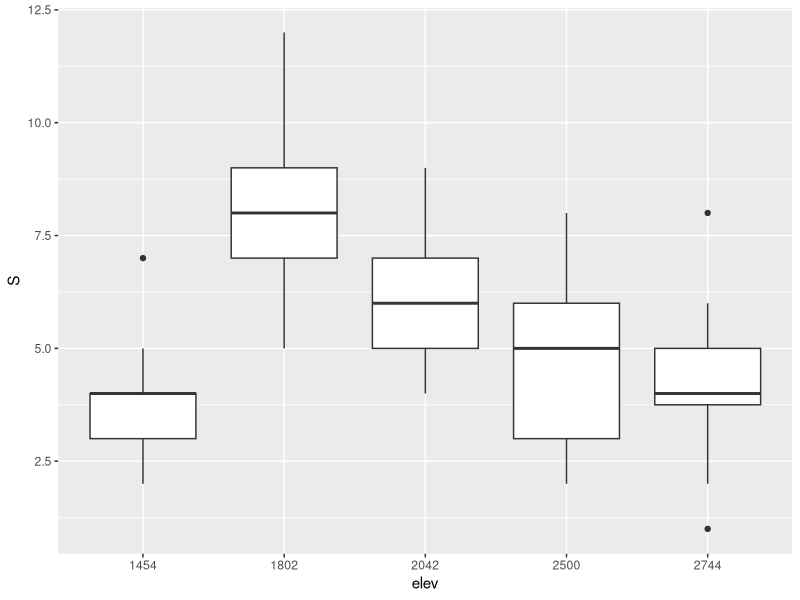
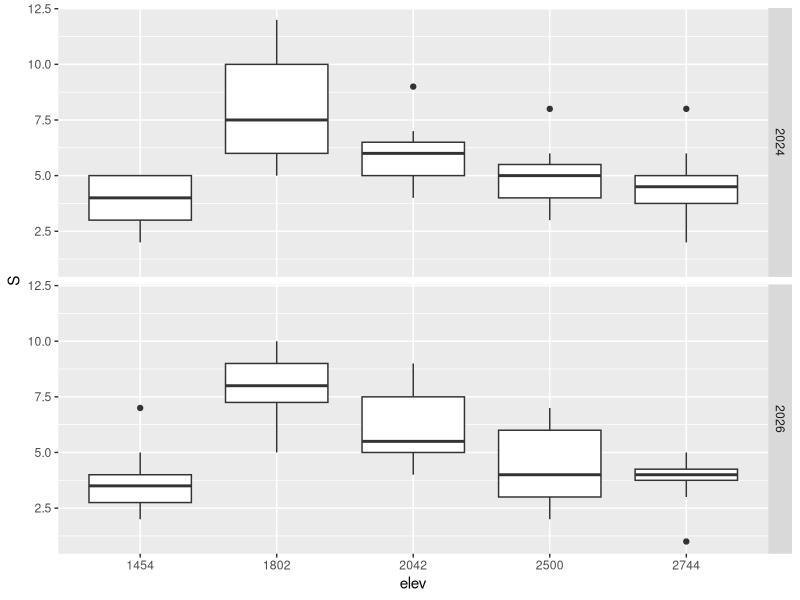
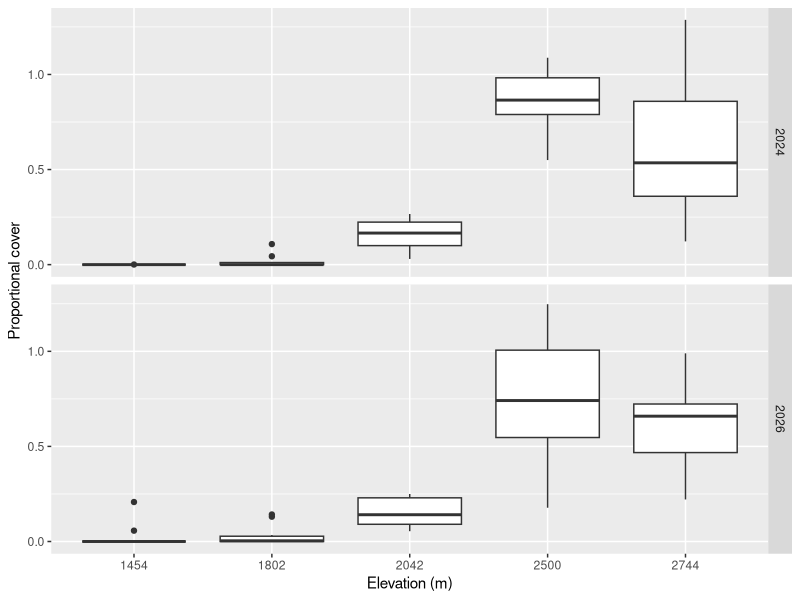
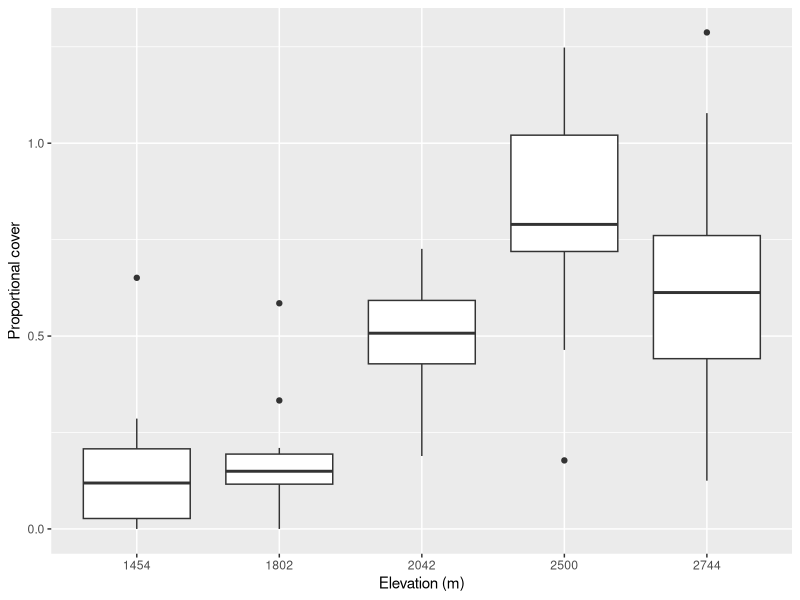
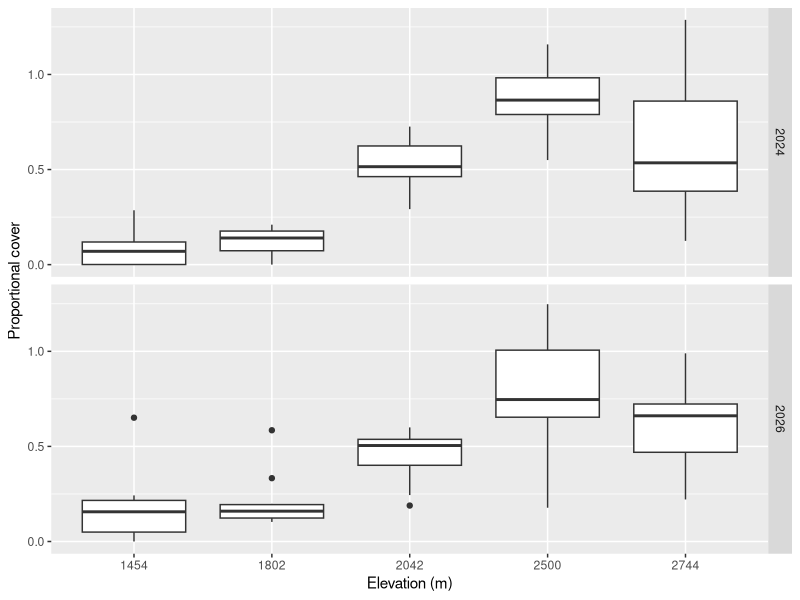
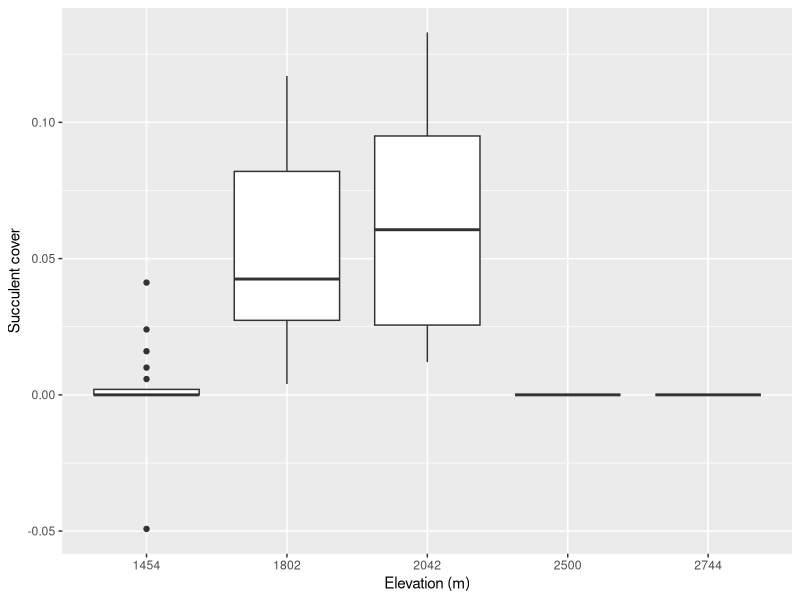
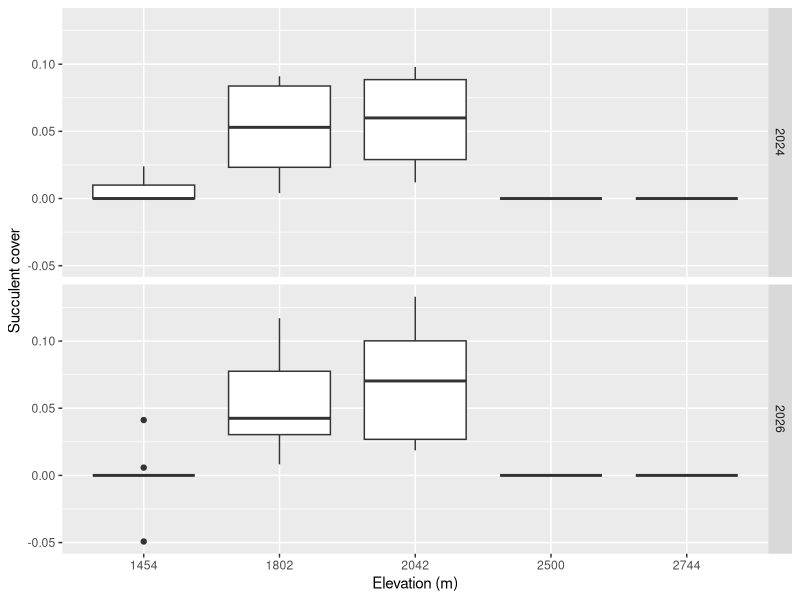
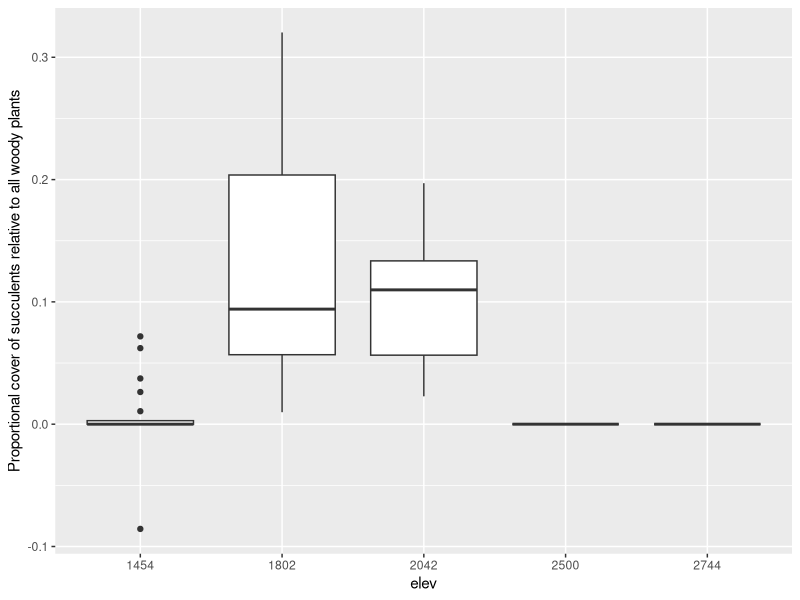

These figures' R source, in order:
# 2024-11-01 Code for summarizing and analyzing woody plant community data
# collected by BIOL 3404 class in the Sacramento Mountains of New Mexico on
# September 28 and 29, 2024.

# edited 2026-10-14 and added 2026 data (Collected October 3-4th 2026).

library(dplyr)
library(ggplot2)
library(stringr)
library(readr)

## Read transects
transects_2024 <- read_csv("./data/sacramentos/transects_2024.csv")
transects_2026 <- read_csv("./data/sacramentos/transects_2026.csv")
transects_2024$year <- 2024
transects_2026$year <- 2026
transects_2024$transect <- as.character(transects_2024$transect)
transects_2026$transect <- as.character(transects_2026$transect)

transects <- bind_rows(transects_2024, transects_2026)

# create unique transect ids (within sites) by concatenating `group` to
# original transect number
transects$transect <- paste(transects$group, transects$transect, sep="")

## Create  `unique.transect` column into globally unique ids. This is necessary for later
## expand.grid and gives us a single column that uniquely identifies a
## transect. If we did not do this, we would need two columns, "site" and
## "transect" to identify a given transect. Also calculate the distance each
## plant covers for every entry

transects <- transects %>% mutate(site_transect_year = paste(site, transect, year, sep="."),
                                  dist = stop-start)

## distances should all be positive.
any(transects$dist <0)
transects[which(transects$dist <0),]

## DWS: In 2026, several groups have start values larger than stop values. We
## should check those as they could be mistyped data entry errors. For now,
## I'll assume that they simply switched the values and I'll take absolute
## value for now:

## Now just get the cover by species. We don't need the raw start/stop points.
## Note that each transect was 50 m long, so the proportional cover of any
## group (species, family, growth form, etc) is just the sum of the distances
## in that transect divided by 50. We can summarize by species now and then sum
## across other categories later.
cover <- group_by(transects, site_transect_year, spcode) %>% summarize(cover = sum(dist)/50)


## This data is not complete because there are missing implied zeros!
## Correctly, every species in the whole data set should have a value for every
## transect. If a species did not occur there, it should be zero cover but
## inthe current data, a missing species is not included. We must add in zeroes
## for missing species. This is a common question that comes up in data
## cleaning: are missing values truly missing or do they imply a zero? In this
## case, they logically imply zero.

# Use expand.grid to get all possible combinations of transect and species ids
all.transects.species <- expand.grid(site_transect_year = unique(cover$site_transect_year),
                                     spcode=unique(cover$spcode))

cover <- full_join(cover, all.transects.species)
## same as:
# merge(cover, all.transects.species, all=TRUE)

## ("joins" are the dplyr way, merge is base R)

## The above join/merge inserted NA for missing combinations of species and
## transects. NA should really be zero (missing species means zero cover)
cover$cover[is.na(cover$cover)] <- 0
## again, one could use mutate and case_when() for the above line.

## This data is not tidy: "site" is not its own column but is embedded in the
## site_transect ids. We did that to simplify the expand grid operation above.
## Now we must grab `site` as its own column because we will need it for
## analyses:
cover <- mutate(cover, site = str_split_fixed(site_transect_year, "\\.", n=3)[,1],
                transect = str_split_fixed(site_transect_year, "\\.", n=3)[,2],
                year = str_split_fixed(site_transect_year, "\\.", n=3)[,3])

## Read the species list. This gives us more info on each species. We can merge
## this with the transect data by 'spcode'. Here we give read.csv an explicit
## NA string for character vectors --- otherwise empty fields would be
## considered the "" string.
species <- read.csv("./data/sacramentos/species.csv", na.strings = "")

# This includes "defense" as a trait with values U, L or A. Let's get a binary
# version of the trait as well:
species <- mutate(species, armed = defense %in% c("L", "A"))


## DWS: let's make sure all of our species codes are in the species.csv data:

tspecies <- unique(transects$spcode)
length(tspecies)
# 54
sspecies <- species$spcode
length(sspecies)

unmatched <- tspecies[! tspecies %in% sspecies]
unmatched

## [1] "(heliantas)"            "(asteraceae)"           "(unknown-fabaceae)"    
## [4] "(jjaunk)"               "(2unknown-scrub-shrub)"

# Whose are these? Why are they still not in the species file? The team that
# named these needs to rpovide the data still.

length(unmatched)
# 5
## Still 5 "species" that we need to figure out and either give them each a
## correct code or provide a lowercase name and description
filter(transects, spcode %in% unmatched)


unused <- sspecies[! (sspecies %in% tspecies)]
unused

# Merge species info with transect data. Use merge() function and remember that
# we want all rows from the transects data frame in the result. We don't need
# unmatched rows in species as the file contains the full species list over
# several years and some species were not found in 2011.
cover <- left_join(cover, species)

# Read in elevations of each site and merge with cover data
sites <- read.csv("./data/sacramentos/sites.csv")

## Although elevation is numeric, it is really a categorical variable with six
## values. Let's ensure that ggplot will treat it as a categorical variable.
sites$elev <- as.factor(as.character(sites$elev))

# might be useful in transects data too:
transects <- transects %>% left_join(sites)

# Check:
unique(transects$site)

## alternatively, we could use readr::read_csv with a column type
## specification.
# sites <- read_csv(
#    "./data/sacramentos/sites.csv",
#    col_types = list(col_character(), col_factor())
# )

## Since we used the first method, we need to get the order of the factor
## right. We lucked out here given the order encountered is correct. But if the
## data changes this could be messed up. For now it is ok. Let's proive that
## the factor levels are ordered by elevation:

## > sites$elev
## [1] 1454 1802 2042 2500 2744
## Levels: 1454 1802 2042 2500 2744

## Good.

cover <- left_join(cover, sites)

# 'cover' is the tidy dataframe (tibble) for all further use. We can delete the
# intermediate objects to keep our environment cleaner (but I wont for now).
# rm(all.transects.species, sites, species, transects)

###############################################################################
## For some plots, we will want total woody cover (for example, to graph
## proportional cover of armed plants relative to total cover)
total_cover <- group_by(cover, elev, transect, year) %>%
  summarize(total_cover = sum(cover))

###############################################################################
## Some quick and dirty example analyses and figures
###############################################################################

## Richness by transect then by site:
richness <- filter(cover, cover > 0) %>% group_by(elev, transect, year) %>% summarize(S = n())

richness_plot <- ggplot(richness, aes(elev, S)) + geom_boxplot()
richness_plot
# by year:
richness_plot + facet_grid(year ~ .)


mrich_by_site <- group_by(richness, elev, year) %>% summarize(mS = mean(S))
mrich_by_site

# total richness by site
rich_by_site <-  filter(cover, cover > 0) %>% group_by(elev, year) %>%
  summarize(S = length(unique(spcode)))
rich_by_site



## Summarize proportional cover by transect and by growth form
by_elev_gf <- group_by(cover, elev, year, transect, growth_form)
gf.cover <- summarize(by_elev_gf, pcover = sum(cover))

## Just pull out trees
trees <- subset(gf.cover, growth_form=="tree")
## Note that testing equality is "==". "=" is used only in setting argument
## values in function calls

# and plot proportional tree cover by site
ggplot(trees, aes(elev, pcover)) + geom_boxplot() +
  xlab("Elevation (m)") +
  ylab("Proportional cover") +
  facet_grid(year ~ .)

ggsave("results/tree_cover_by_elev.pdf")

## We could also pull out both "tree" and "shrub/tree" together, but we
## need to do this BEFORE summarizing or we will end up with two values for
## each transect (one for the tree gf and one for "shrub_tree". We want a single
## combined value.
trees <- subset(cover, grepl("tree", growth_form, fixed = TRUE))
trees.cover <- group_by(trees, elev, year, transect) %>% summarize(pcover = sum(cover))
trees_plot <- ggplot(trees.cover, aes(elev, pcover)) + geom_boxplot() +
  xlab("Elevation (m)") +
  ylab("Proportional cover")

trees_plot

# by year:
trees_plot + facet_grid(year ~ .)


# succulents?

# allyears:
suc <- subset(gf.cover, grepl("succulent", growth_form, fixed = TRUE))
suc_plot <- ggplot(suc, aes(elev, pcover)) + geom_boxplot() +
  xlab("Elevation (m)") +
  ylab("Succulent cover")
suc_plot

suc_plot + facet_grid(year ~ .)


# what about proportionally to all woody plant cover?
suc <- left_join(suc, total_cover)
ggplot(suc, aes(elev, pcover / total_cover)) + geom_boxplot() +
  ylab("Proportional cover of succulents relative to all woody plants")


## Let's try summarizing by a plant family
by_elev_family <- group_by(cover, elev, year, transect, family)
family.cover <- summarize(by_elev_family, pcover = sum(cover))

by_family <- group_by(cover, elev, year, transect, family)
family.cover <- summarize(by_family, pcover = sum(cover))
family.cover <- group_by(family.cover, family)

## table of mean cover by family across all transects
family.table <- summarize(family.cover, pcover=mean(pcover))
family.table
family.table <- family.table %>% mutate(prop_cover = pcover/sum(pcover))

# What were most common families?
family.table %>% arrange(desc(prop_cover))


## Look at Fabaceae (the bean/pea family) across all years:
fabaceae <- subset(family.cover, family=="Fabaceae")

fab.plot <- ggplot(fabaceae, aes(elev, pcover)) + geom_boxplot() +
  xlab("Elevation (m)") +
  ylab("Proportional cover")

fab.plot


## What about conifers?
conifer_families <- c("Pinaceae", "Cupressaceae")
## We need to start at with species cover data not family here. Think about why!

conifers <-  subset(cover, family %in% conifer_families)
conifer.cover <- group_by(conifers, elev, year, transect) %>% summarize(pcover=sum(cover))

con.plot <- ggplot(conifer.cover, aes(elev, pcover)) + geom_boxplot() +
  xlab("Elevation (m)") +
  ylab("Proportional cover")

con.plot

# by year:
con.plot + facet_grid(year ~ .)

## Defenses
armed_cover <- filter(cover, armed) %>% group_by(elev, transect) %>%
  summarize(armed_cover=sum(cover))
armed_cover <- left_join(armed_cover, total_cover)

ggplot(armed_cover, aes(elev, armed_cover / total_cover)) +
  geom_boxplot() +
  xlab("Elevation (m)") +
  ylab("Proportional cover of armed species")
ggsave("./results/armed_cover_by_elev.pdf")


## by_defense <- cover %>% group_by(elev, transect, armed)
## armed_cover <- summarize(by_defense, pcover = sum(cover))
## ggplot(armed_cover, aes(elev, pcover, color=armed)) +
##   geom_boxplot()


###############################################################################
## Some ideas for investigating placement along a transect (overlap, neighbors)
###############################################################################

# create boolean "overlap" that is true if previous entry overlaps with current
# and is different species
neighbors <- transects %>% arrange(site, transect, start) %>%
  left_join(species) %>%
  group_by(transect) %>%
  mutate(overlap = start < lag(stop) & (spcode != lag(spcode)),
         prev_gf = lag(growth_form))


nrow(filter(neighbors, overlap))

# of overlaps of same growth form:
nrow(filter(neighbors, overlap & growth_form != prev_gf))

# Testing this requires some null model expectation probably based on
# probability of any neighbor being same growth form.


## For Geo 2024-12-05:

by_elev_gf <- group_by(cover, elev, transect, growth_form)
gf.cover <- summarize(by_elev_gf, pcover = sum(cover)) %>%
  na.omit()

ggplot(gf.cover, aes(elev, pcover)) + geom_boxplot() +
  facet_grid(. ~ growth_form) +
  xlab("Elevation (m)") +
  ylab("Proportional cover")

# or
ggplot(gf.cover, aes(elev, pcover)) + geom_boxplot() +
  facet_grid(growth_form ~ ., scales="free") +
  xlab("Elevation (m)") +
  ylab("Proportional cover")

# or

ggplot(gf.cover, aes(elev, pcover, color=growth_form)) + geom_boxplot() +
  xlab("Elevation (m)") +
  ylab("Proportional cover") +
  theme(legend.title=element_blank())
